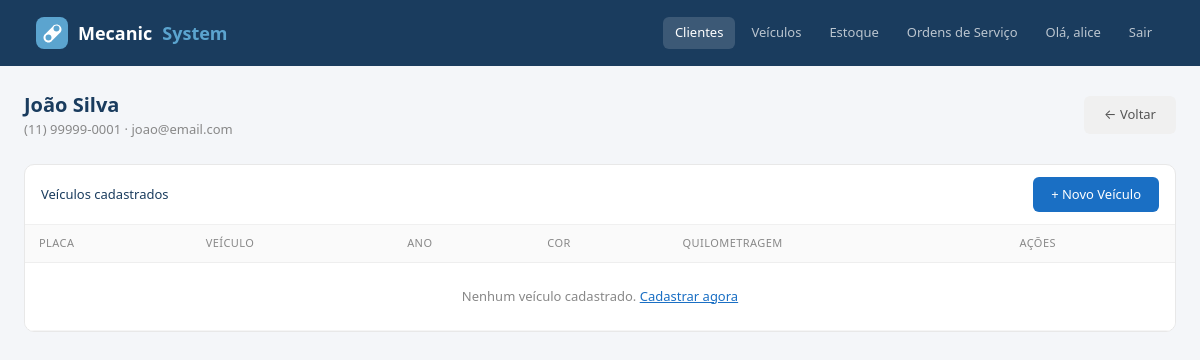
Before: /clientes/detalhe/17/ (signed in) with the older database file.
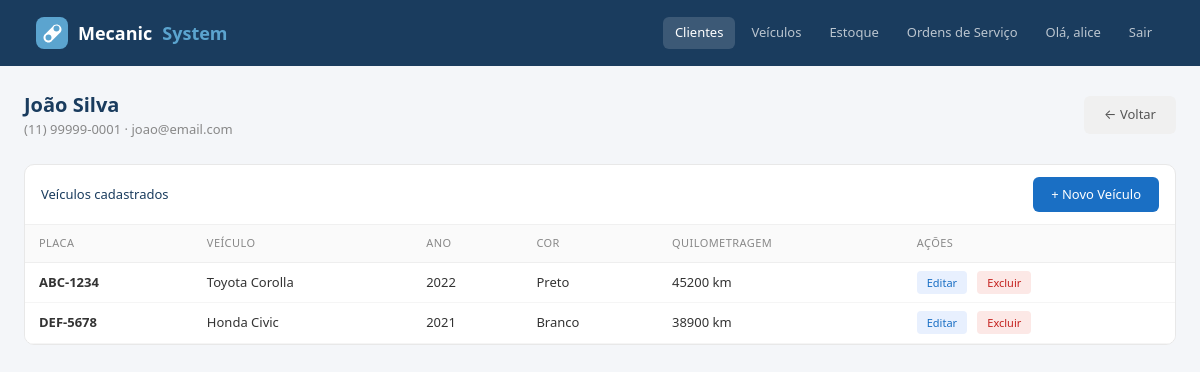
After: the same page with the newer database file.
### clientes/models.py (models this page shows, shortened)
class Veiculo(models.Model):
    cliente = models.ForeignKey(Cliente, on_delete=models.CASCADE, related_name='veiculos')
    placa = models.CharField(max_length=10)
    modelo = models.CharField(max_length=100)
    marca = models.CharField(max_length=100)
    ano = models.IntegerField()
    cor = models.CharField(max_length=50, blank=True)
    quilometragem = models.IntegerField(default=0)

### clientes/views.py (the view)
# urls.py: path('detalhe/<int:id>/', views.detalhe_cliente, name='detalhe_cliente'),
def detalhe_cliente(request, id):
    cliente = get_object_or_404(Cliente, id=id)
    veiculos = cliente.veiculos.all()
    return render(
        request,
        'clientes/detalhe.html',
        {
            'cliente': cliente,
            'veiculos': veiculos
        }
    )

### clientes/templates/clientes/detalhe.html (shortened to what this page needs)
{% extends "base.html" %}
{% block nav_clientes %}active{% endblock %}
{% block conteudo %}
<div class="d-flex justify-content-between align-items-center mb-4">
  <div>
    <div class="page-title">{{ cliente.nome }}</div>
    <div class="page-sub">{{ cliente.telefone }} · {{ cliente.email }}</div>
  </div>
  <a href="/clientes/" class="btn-cancelar">← Voltar</a>
</div>
<div class="card-table mb-4">
  <div class="card-top">
    <span style="font-size:13px;font-weight:500;color:#1a3c5e">Veículos cadastrados</span>
    <a href="/clientes/detalhe/{{ cliente.id }}/veiculo/adicionar/" class="btn-novo">+ Novo Veículo</a>
  </div>
  <table class="table mb-0">
    <thead>
      <tr>
        <th>Placa</th>
        <th>Veículo</th>
        <th>Ano</th>
        <th>Cor</th>
        <th>Quilometragem</th>
        <th>Ações</th>
      </tr>
    </thead>
    <tbody>
      {% for veiculo in veiculos %}
      <tr>
        <td><strong>{{ veiculo.placa }}</strong></td>
        <td>{{ veiculo.marca }} {{ veiculo.modelo }}</td>
        <td>{{ veiculo.ano }}</td>
        <td>{{ veiculo.cor|default:"—" }}</td>
        <td>{{ veiculo.quilometragem }} km</td>
        <td>
          <a href="/clientes/veiculo/editar/{{ veiculo.id }}/" class="btn-edit" style="font-size:11px;text-decoration:none">Editar</a>
          <a href="/clientes/veiculo/excluir/{{ veiculo.id }}/" class="btn-del" style="padding:4px 10px;font-size:11px;text-decoration:none">Excluir</a>
        </td>
      </tr>
      {% empty %}
      <tr>
        <td colspan="6" class="text-center py-4" style="color:#888;font-size:13px">
          Nenhum veículo cadastrado.
          <a href="/clientes/detalhe/{{ cliente.id }}/veiculo/adicionar/" style="color:#1a6fc4">Cadastrar agora</a>
        </td>
      </tr>
      {% endfor %}
    </tbody>
  </table>
</div>
{% endblock %}

Changed rows visible on the page:
added Veiculo: placa "ABC-1234", marca "Toyota", modelo "Corolla", ano "2022", cor "Preto", quilometragem "45200"
added Veiculo: placa "DEF-5678", marca "Honda", modelo "Civic", ano "2021", cor "Branco", quilometragem "38900"
Other visible differences:
text no longer shown: "Nenhum veículo cadastrado. Cadastrar agora"
